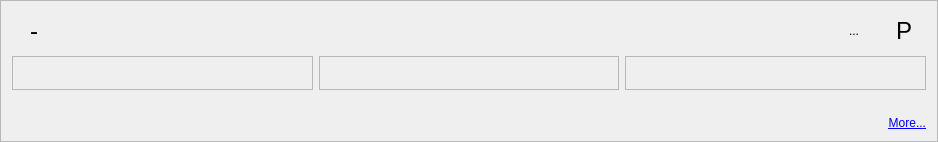
           <widget class="QFrame" name="frame_header">
            <property name="sizePolicy">
             <sizepolicy hsizetype="Expanding" vsizetype="Maximum">
              <horstretch>0</horstretch>
              <verstretch>0</verstretch>
             </sizepolicy>
            </property>
            <property name="minimumSize">
             <size>
              <width>938</width>
              <height>0</height>
             </size>
            </property>
            <property name="frameShape">
             <enum>QFrame::StyledPanel</enum>
            </property>
            <property name="frameShadow">
             <enum>QFrame::Raised</enum>
            </property>
            <layout class="QGridLayout" name="gridLayout_10">
             <item row="1" column="0">
              <widget class="QFrame" name="frame_9">
               <property name="sizePolicy">
                <sizepolicy hsizetype="Preferred" vsizetype="Maximum">
                 <horstretch>0</horstretch>
                 <verstretch>0</verstretch>
                </sizepolicy>
               </property>
               <property name="frameShape">
                <enum>QFrame::StyledPanel</enum>
               </property>
               <property name="frameShadow">
                <enum>QFrame::Raised</enum>
               </property>
               <layout class="QHBoxLayout" name="horizontalLayout_12">
                <item>
                 <widget class="QLabel" name="label_playcount">
                  <property name="font">
                   <font>
                    <pointsize>9</pointsize>
                   </font>
                  </property>
                  <property name="text">
                   <string>&lt;html&gt;&lt;head/&gt;&lt;body&gt;&lt;p/&gt;&lt;/body&gt;&lt;/html&gt;</string>
                  </property>
                  <property name="alignment">
                   <set>Qt::AlignCenter</set>
                  </property>
                 </widget>
                </item>
               </layout>
              </widget>
             </item>
             <item row="1" column="2">
              <widget class="QFrame" name="frame">
               <property name="frameShape">
                <enum>QFrame::StyledPanel</enum>
               </property>
               <property name="frameShadow">
                <enum>QFrame::Raised</enum>
               </property>
               <layout class="QHBoxLayout" name="horizontalLayout_2">
                <item>
                 <widget class="QLabel" name="label">
                  <property name="text">
                   <string>&lt;html&gt;&lt;head/&gt;&lt;body&gt;&lt;p&gt;&lt;a href=&quot;purchase&quot;&gt;&lt;span style=&quot; text-decoration: underline; color:#0057ae;&quot;/&gt;&lt;/a&gt;&lt;/p&gt;&lt;/body&gt;&lt;/html&gt;</string>
                  </property>
                  <property name="alignment">
                   <set>Qt::AlignCenter</set>
                  </property>
                 </widget>
                </item>
               </layout>
              </widget>
             </item>
             <item row="1" column="1">
              <widget class="QWidget" name="horizontalWidget_3" native="true">
               <property name="sizePolicy">
                <sizepolicy hsizetype="Preferred" vsizetype="Maximum">
                 <horstretch>0</horstretch>
                 <verstretch>0</verstretch>
                </sizepolicy>
               </property>
               <layout class="QHBoxLayout" name="horizontalLayout_11">
                <property name="margin">
                 <number>0</number>
                </property>
                <item>
                 <widget class="QFrame" name="frame_10">
                  <property name="sizePolicy">
                   <sizepolicy hsizetype="Preferred" vsizetype="Maximum">
                    <horstretch>0</horstretch>
                    <verstretch>0</verstretch>
                   </sizepolicy>
                  </property>
                  <property name="frameShape">
                   <enum>QFrame::StyledPanel</enum>
                  </property>
                  <property name="frameShadow">
                   <enum>QFrame::Raised</enum>
                  </property>
                  <layout class="QHBoxLayout" name="horizontalLayout_13">
                   <item>
                    <widget class="QLabel" name="label_userplaycount">
                     <property name="text">
                      <string>&lt;html&gt;&lt;head/&gt;&lt;body&gt;&lt;p/&gt;&lt;/body&gt;&lt;/html&gt;</string>
                     </property>
                     <property name="alignment">
                      <set>Qt::AlignCenter</set>
                     </property>
                    </widget>
                   </item>
                  </layout>
                 </widget>
                </item>
               </layout>
              </widget>
             </item>
             <item row="0" column="0" colspan="3">
              <layout class="QHBoxLayout" name="horizontalLayout_8">
               <item>
                <widget class="QWidget" name="widget_6" native="true">
                 <property name="minimumSize">
                  <size>
                   <width>160</width>
                   <height>0</height>
                  </size>
                 </property>
                 <property name="maximumSize">
                  <size>
                   <width>160</width>
                   <height>16777215</height>
                  </size>
                 </property>
                 <layout class="QHBoxLayout" name="horizontalLayout_9">
                  <property name="margin">
                   <number>0</number>
                  </property>
                  <item>
                   <widget class="QToolButton" name="button_less_2">
                    <property name="minimumSize">
                     <size>
                      <width>44</width>
                      <height>0</height>
                     </size>
                    </property>
                    <property name="maximumSize">
                     <size>
                      <width>44</width>
                      <height>16777215</height>
                     </size>
                    </property>
                    <property name="font">
                     <font>
                      <pointsize>18</pointsize>
                     </font>
                    </property>
                    <property name="text">
                     <string>-</string>
                    </property>
                    <property name="icon">
                     <iconset resource="icons.qrc">
                      <normaloff>:/icons/minus.png</normaloff>:/icons/minus.png</iconset>
                    </property>
                    <property name="iconSize">
                     <size>
                      <width>30</width>
                      <height>30</height>
                     </size>
                    </property>
                    <property name="autoRaise">
                     <bool>true</bool>
                    </property>
                   </widget>
                  </item>
                  <item>
                   <spacer name="horizontalSpacer_4">
                    <property name="orientation">
                     <enum>Qt::Horizontal</enum>
                    </property>
                    <property name="sizeHint" stdset="0">
                     <size>
                      <width>0</width>
                      <height>20</height>
                     </size>
                    </property>
                   </spacer>
                  </item>
                 </layout>
                </widget>
               </item>
               <item>
                <widget class="QLabel" name="label_track">
                 <property name="sizePolicy">
                  <sizepolicy hsizetype="Expanding" vsizetype="Preferred">
                   <horstretch>0</horstretch>
                   <verstretch>0</verstretch>
                  </sizepolicy>
                 </property>
                 <property name="minimumSize">
                  <size>
                   <width>0</width>
                   <height>38</height>
                  </size>
                 </property>
                 <property name="maximumSize">
                  <size>
                   <width>16777215</width>
                   <height>38</height>
                  </size>
                 </property>
                 <property name="font">
                  <font>
                   <pointsize>18</pointsize>
                   <weight>75</weight>
                   <bold>true</bold>
                  </font>
                 </property>
                 <property name="text">
                  <string> </string>
                 </property>
                 <property name="alignment">
                  <set>Qt::AlignCenter</set>
                 </property>
                </widget>
               </item>
               <item>
                <widget class="QWidget" name="widget_7" native="true">
                 <property name="minimumSize">
                  <size>
                   <width>160</width>
                   <height>0</height>
                  </size>
                 </property>
                 <property name="maximumSize">
                  <size>
                   <width>160</width>
                   <height>16777215</height>
                  </size>
                 </property>
                 <layout class="QHBoxLayout" name="horizontalLayout_10">
                  <property name="margin">
                   <number>0</number>
                  </property>
                  <item>
                   <spacer name="horizontalSpacer_5">
                    <property name="orientation">
                     <enum>Qt::Horizontal</enum>
                    </property>
                    <property name="sizeHint" stdset="0">
                     <size>
                      <width>0</width>
                      <height>20</height>
                     </size>
                    </property>
                   </spacer>
                  </item>
                  <item>
                   <widget class="QToolButton" name="toolButton_loved">
                    <property name="minimumSize">
                     <size>
                      <width>44</width>
                      <height>0</height>
                     </size>
                    </property>
                    <property name="maximumSize">
                     <size>
                      <width>44</width>
                      <height>16777215</height>
                     </size>
                    </property>
                    <property name="text">
                     <string>...</string>
                    </property>
                    <property name="icon">
                     <iconset resource="icons.qrc">
                      <normaloff>:/icons/heart.png</normaloff>:/icons/heart.png</iconset>
                    </property>
                    <property name="iconSize">
                     <size>
                      <width>30</width>
                      <height>30</height>
                     </size>
                    </property>
                    <property name="autoRaise">
                     <bool>true</bool>
                    </property>
                   </widget>
                  </item>
                  <item>
                   <widget class="QToolButton" name="button_play">
                    <property name="minimumSize">
                     <size>
                      <width>44</width>
                      <height>0</height>
                     </size>
                    </property>
                    <property name="maximumSize">
                     <size>
                      <width>44</width>
                      <height>16777215</height>
                     </size>
                    </property>
                    <property name="font">
                     <font>
                      <pointsize>18</pointsize>
                     </font>
                    </property>
                    <property name="text">
                     <string>P</string>
                    </property>
                    <property name="icon">
                     <iconset resource="icons.qrc">
                      <normaloff>:/icons/media-play.png</normaloff>:/icons/media-play.png</iconset>
                    </property>
                    <property name="iconSize">
                     <size>
                      <width>30</width>
                      <height>30</height>
                     </size>
                    </property>
                    <property name="autoRaise">
                     <bool>true</bool>
                    </property>
                   </widget>
                  </item>
                 </layout>
                </widget>
               </item>
              </layout>
             </item>
             <item row="2" column="0" colspan="3">
              <layout class="QVBoxLayout" name="content">
               <property name="bottomMargin">
                <number>0</number>
               </property>
               <item>
                <widget class="QLabel" name="label_description">
                 <property name="sizePolicy">
                  <sizepolicy hsizetype="Preferred" vsizetype="Expanding">
                   <horstretch>0</horstretch>
                   <verstretch>0</verstretch>
                  </sizepolicy>
                 </property>
                 <property name="text">
                  <string> </string>
                 </property>
                 <property name="alignment">
                  <set>Qt::AlignLeading|Qt::AlignLeft|Qt::AlignTop</set>
                 </property>
                 <property name="wordWrap">
                  <bool>true</bool>
                 </property>
                </widget>
               </item>
               <item>
                <widget class="QLabel" name="label_moreDescription">
                 <property name="text">
                  <string>&lt;A href=&quot;more&quot;&gt;More...</string>
                 </property>
                 <property name="alignment">
                  <set>Qt::AlignRight|Qt::AlignTrailing|Qt::AlignVCenter</set>
                 </property>
                </widget>
               </item>
              </layout>
             </item>
            </layout>
           </widget>
